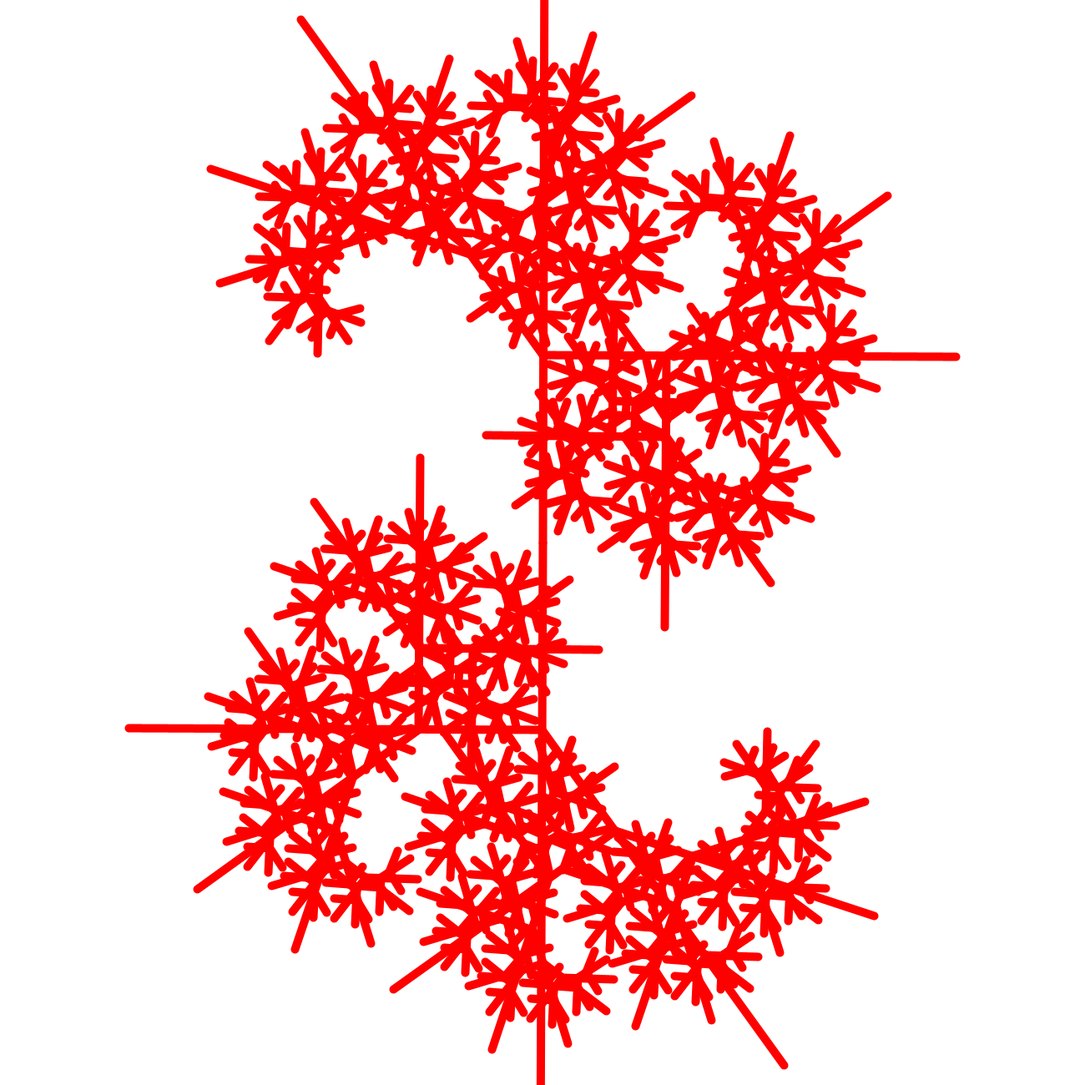
Frame 1 (no input)
Frame 2 (the mouse pressed at the canvas centre, redrawn once): identical to frame 1, image omitted

The Processing sketch that drew this single still picture (run headless with seeded random() and noise(); the mouse was pressed at the canvas centre and the sketch redrawn once):

// Processing sketch: Sketch3_NOC_final
// ── Sketch3_NOC_final.pde


void setup() {
  size(1300,1300);  
}

void draw() {
  background(255);
  translate(width/2, height/2);
  stroke(255,0,0);
  
  pushMatrix();
  branch(75);
  popMatrix();
  
  pushMatrix();
  translate(0,0);
  rotate(PI);
  stroke(255,0,0);
  branch(75);
  popMatrix();
 
  noLoop();
}


void branch(float len) {
  strokeWeight(10);
  line (0, 0, 2, -len*10);
  translate(0, -len*3);

  len *= 0.66;
  
  if (len > 2) {
    pushMatrix();    
    rotate(PI/2);   
    branch(len);       
    popMatrix();     

    pushMatrix();
    rotate(-PI/5);
    branch(len);
    popMatrix();
    
  }
}
